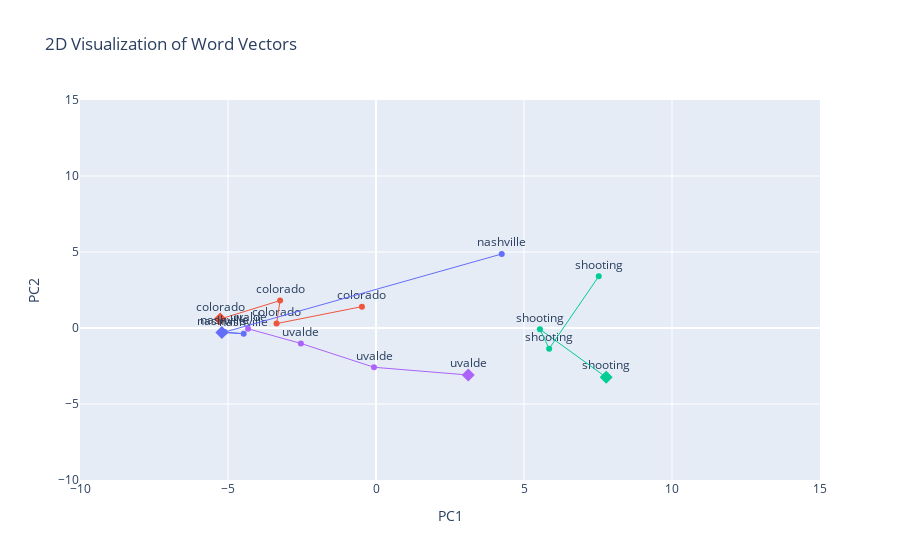

Notebook source saved alongside this figure:
### Markdown cell above
#### Cade

### Code cell
plot_word_vectors_cade(cade_models_quarterly, test_words_shootings + [target_word_shootings], range=[-10, 15])

### Figure 1 — Plotly figure (JSON) as saved in the notebook; plotly's stock layout.template omitted (floating-point values rounded to 4 significant figures)
{"data": [{"marker": {"color": "#AB63FA"}, "mode": "markers+text", "name": "uvalde", "showlegend": false, "text": ["uvalde"], "textposition": "top center", "x": [3.117], "y": [-3.092], "type": "scatter"}, {"marker": {"color": "#AB63FA", "size": 10, "symbol": "diamond"}, "mode": "markers", "showlegend": false, "x": [3.117], "y": [-3.092], "type": "scatter"}, {"marker": {"color": "#EF553B"}, "mode": "markers+text", "name": "colorado", "showlegend": false, "text": ["colorado"], "textposition": "top center", "x": [-5.263], "y": [0.5904], "type": "scatter"}, {"marker": {"color": "#EF553B", "size": 10, "symbol": "diamond"}, "mode": "markers", "showlegend": false, "x": [-5.263], "y": [0.5904], "type": "scatter"}, {"marker": {"color": "#636EFA"}, "mode": "markers+text", "name": "nashville", "showlegend": false, "text": ["nashville"], "textposition": "top center", "x": [-5.206], "y": [-0.2936], "type": "scatter"}, {"marker": {"color": "#636EFA", "size": 10, "symbol": "diamond"}, "mode": "markers", "showlegend": false, "x": [-5.206], "y": [-0.2936], "type": "scatter"}, {"marker": {"color": "#00CC96"}, "mode": "markers+text", "name": "shooting", "showlegend": false, "text": ["shooting"], "textposition": "top center", "x": [7.776], "y": [-3.239], "type": "scatter"}, {"marker": {"color": "#00CC96", "size": 10, "symbol": "diamond"}, "mode": "markers", "showlegend": false, "x": [7.776], "y": [-3.239], "type": "scatter"}, {"marker": {"color": "#AB63FA"}, "mode": "markers+text", "name": "uvalde", "showlegend": false, "text": ["uvalde"], "textposition": "top center", "x": [-0.06726], "y": [-2.584], "type": "scatter"}, {"line": {"color": "#AB63FA", "width": 1}, "mode": "lines", "showlegend": false, "x": [3.117, -0.06726], "y": [-3.092, -2.584], "type": "scatter"}, {"marker": {"color": "#EF553B"}, "mode": "markers+text", "name": "colorado", "showlegend": false, "text": ["colorado"], "textposition": "top center", "x": [-3.24], "y": [1.805], "type": "scatter"}, {"line": {"color": "#EF553B", "width": 1}, "mode": "lines", "showlegend": false, "x": [-5.263, -3.24], "y": [0.5904, 1.805], "type": "scatter"}, {"marker": {"color": "#636EFA"}, "mode": "markers+text", "name": "nashville", "showlegend": false, "text": ["nashville"], "textposition": "top center", "x": [-4.47], "y": [-0.3779], "type": "scatter"}, {"line": {"color": "#636EFA", "width": 1}, "mode": "lines", "showlegend": false, "x": [-5.206, -4.47], "y": [-0.2936, -0.3779], "type": "scatter"}, {"marker": {"color": "#00CC96"}, "mode": "markers+text", "name": "shooting", "showlegend": false, "text": ["shooting"], "textposition": "top center", "x": [5.538], "y": [-0.0866], "type": "scatter"}, {"line": {"color": "#00CC96", "width": 1}, "mode": "lines", "showlegend": false, "x": [7.776, 5.538], "y": [-3.239, -0.0866], "type": "scatter"}, {"marker": {"color": "#AB63FA"}, "mode": "markers+text", "name": "uvalde", "showlegend": false, "text": ["uvalde"], "textposition": "top center", "x": [-2.538], "y": [-1.014], "type": "scatter"}, {"line": {"color": "#AB63FA", "width": 1}, "mode": "lines", "showlegend": false, "x": [-0.06726, -2.538], "y": [-2.584, -1.014], "type": "scatter"}, {"marker": {"color": "#EF553B"}, "mode": "markers+text", "name": "colorado", "showlegend": false, "text": ["colorado"], "textposition": "top center", "x": [-3.359], "y": [0.2906], "type": "scatter"}, {"line": {"color": "#EF553B", "width": 1}, "mode": "lines", "showlegend": false, "x": [-3.24, -3.359], "y": [1.805, 0.2906], "type": "scatter"}, {"marker": {"color": "#636EFA"}, "mode": "markers+text", "name": "nashville", "showlegend": false, "text": ["nashville"], "textposition": "top center", "x": [-5.112], "y": [-0.2668], "type": "scatter"}, {"line": {"color": "#636EFA", "width": 1}, "mode": "lines", "showlegend": false, "x": [-4.47, -5.112], "y": [-0.3779, -0.2668], "type": "scatter"}, {"marker": {"color": "#00CC96"}, "mode": "markers+text", "name": "shooting", "showlegend": false, "text": ["shooting"], "textposition": "top center", "x": [5.85], "y": [-1.358], "type": "scatter"}, {"line": {"color": "#00CC96", "width": 1}, "mode": "lines", "showlegend": false, "x": [5.538, 5.85], "y": [-0.0866, -1.358], "type": "scatter"}, {"marker": {"color": "#AB63FA"}, "mode": "markers+text", "name": "uvalde", "showlegend": false, "text": ["uvalde"], "textposition": "top center", "x": [-4.323], "y": [-0.05089], "type": "scatter"}, {"line": {"color": "#AB63FA", "width": 1}, "mode": "lines", "showlegend": false, "x": [-2.538, -4.323], "y": [-1.014, -0.05089], "type": "scatter"}, {"marker": {"color": "#EF553B"}, "mode": "markers+text", "name": "colorado", "showlegend": false, "text": ["colorado"], "textposition": "top center", "x": [-0.4757], "y": [1.405], "type": "scatter"}, {"line": {"color": "#EF553B", "width": 1}, "mode": "lines", "showlegend": false, "x": [-3.359, -0.4757], "y": [0.2906, 1.405], "type": "scatter"}, {"marker": {"color": "#636EFA"}, "mode": "markers+text", "name": "nashville", "showlegend": false, "text": ["nashville"], "textposition": "top center", "x": [4.248], "y": [4.87], "type": "scatter"}, {"line": {"color": "#636EFA", "width": 1}, "mode": "lines", "showlegend": false, "x": [-5.112, 4.248], "y": [-0.2668, 4.87], "type": "scatter"}, {"marker": {"color": "#00CC96"}, "mode": "markers+text", "name": "shooting", "showlegend": false, "text": ["shooting"], "textposition": "top center", "x": [7.526], "y": [3.403], "type": "scatter"}, {"line": {"color": "#00CC96", "width": 1}, "mode": "lines", "showlegend": false, "x": [5.85, 7.526], "y": [-1.358, 3.403], "type": "scatter"}], "layout": {"legend": {"x": 1.02, "y": 1.0}, "title": {"text": "2D Visualization of Word Vectors"}, "xaxis": {"range": [-10, 15], "title": {"text": "PC1"}}, "yaxis": {"range": [-10, 15], "title": {"text": "PC2"}}}}
